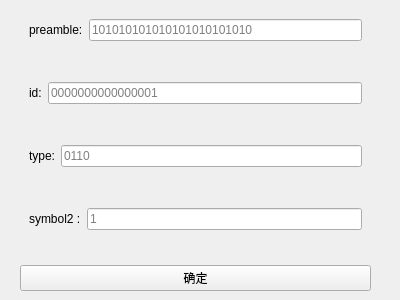
<?xml version="1.0" encoding="UTF-8"?>
<ui version="4.0">
 <class>domain12</class>
 <widget class="QWidget" name="domain12">
  <property name="geometry">
   <rect>
    <x>0</x>
    <y>0</y>
    <width>400</width>
    <height>300</height>
   </rect>
  </property>
  <property name="windowTitle">
   <string>Form</string>
  </property>
  <widget class="QWidget" name="layoutWidget">
   <property name="geometry">
    <rect>
     <x>20</x>
     <y>10</y>
     <width>351</width>
     <height>281</height>
    </rect>
   </property>
   <layout class="QVBoxLayout" name="verticalLayout_2">
    <item>
     <layout class="QVBoxLayout" name="verticalLayout">
      <item>
       <widget class="QWidget" name="widget" native="true">
        <layout class="QHBoxLayout" name="horizontalLayout">
         <item>
          <widget class="QLabel" name="label">
           <property name="text">
            <string>preamble:</string>
           </property>
          </widget>
         </item>
         <item>
          <widget class="QLineEdit" name="lEditPreamble">
           <property name="inputMask">
            <string>bbbbbbbbbbbbbbbbbbbbbbbb</string>
           </property>
           <property name="placeholderText">
            <string>101010101010101010101010</string>
           </property>
          </widget>
         </item>
        </layout>
       </widget>
      </item>
      <item>
       <spacer name="verticalSpacer_3">
        <property name="orientation">
         <enum>Qt::Vertical</enum>
        </property>
        <property name="sizeHint" stdset="0">
         <size>
          <width>20</width>
          <height>17</height>
         </size>
        </property>
       </spacer>
      </item>
      <item>
       <widget class="QWidget" name="widget_2" native="true">
        <layout class="QHBoxLayout" name="horizontalLayout_2">
         <item>
          <widget class="QLabel" name="label_2">
           <property name="text">
            <string>id:</string>
           </property>
          </widget>
         </item>
         <item>
          <widget class="QLineEdit" name="lEditId">
           <property name="inputMask">
            <string>bbbbbbbbbbbbbbbb</string>
           </property>
           <property name="placeholderText">
            <string>0000000000000001</string>
           </property>
          </widget>
         </item>
        </layout>
       </widget>
      </item>
      <item>
       <spacer name="verticalSpacer_2">
        <property name="orientation">
         <enum>Qt::Vertical</enum>
        </property>
        <property name="sizeHint" stdset="0">
         <size>
          <width>20</width>
          <height>17</height>
         </size>
        </property>
       </spacer>
      </item>
      <item>
       <widget class="QWidget" name="widget_3" native="true">
        <layout class="QHBoxLayout" name="horizontalLayout_3">
         <item>
          <widget class="QLabel" name="label_3">
           <property name="text">
            <string>type:</string>
           </property>
          </widget>
         </item>
         <item>
          <widget class="QLineEdit" name="lEditType">
           <property name="inputMask">
            <string>bbbb</string>
           </property>
           <property name="placeholderText">
            <string>0110</string>
           </property>
          </widget>
         </item>
        </layout>
       </widget>
      </item>
      <item>
       <spacer name="verticalSpacer">
        <property name="orientation">
         <enum>Qt::Vertical</enum>
        </property>
        <property name="sizeHint" stdset="0">
         <size>
          <width>20</width>
          <height>17</height>
         </size>
        </property>
       </spacer>
      </item>
      <item>
       <widget class="QWidget" name="widget_4" native="true">
        <layout class="QHBoxLayout" name="horizontalLayout_4">
         <item>
          <widget class="QLabel" name="label_4">
           <property name="text">
            <string>symbol2 :</string>
           </property>
          </widget>
         </item>
         <item>
          <widget class="QLineEdit" name="lEditSymbol2">
           <property name="inputMask">
            <string/>
           </property>
           <property name="placeholderText">
            <string>1</string>
           </property>
          </widget>
         </item>
        </layout>
       </widget>
      </item>
     </layout>
    </item>
    <item>
     <spacer name="verticalSpacer_4">
      <property name="orientation">
       <enum>Qt::Vertical</enum>
      </property>
      <property name="sizeHint" stdset="0">
       <size>
        <width>20</width>
        <height>17</height>
       </size>
      </property>
     </spacer>
    </item>
    <item>
     <widget class="QPushButton" name="btnConfirm12">
      <property name="text">
       <string>确定</string>
      </property>
     </widget>
    </item>
   </layout>
  </widget>
 </widget>
 <resources/>
 <connections/>
</ui>
